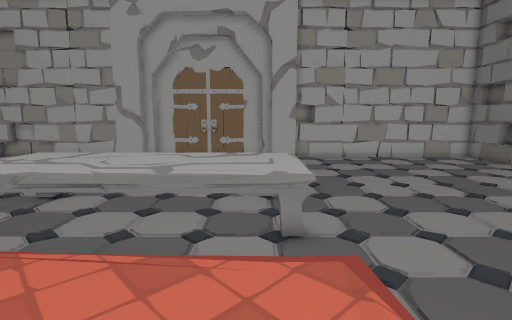
View 1 (above)

19 first-person views from a walk through a 3-D level made in the Unity game engine. The camera is 1.5 m above the floor, tilts 8° down and sees 80° across. The floor is counted in squares, 0.5 m on a side. Each view is taken from the middle of a square. On the plan, view 1 faces up. The plan holds only what a view shows up to about 20 squares ahead; the rest is blank. The player is left out.

View 2
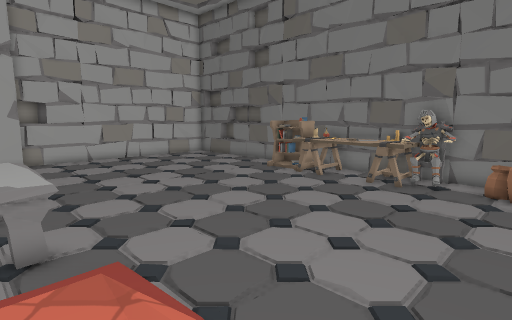

View 3
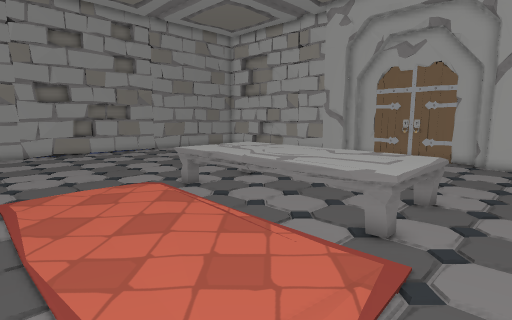

View 4
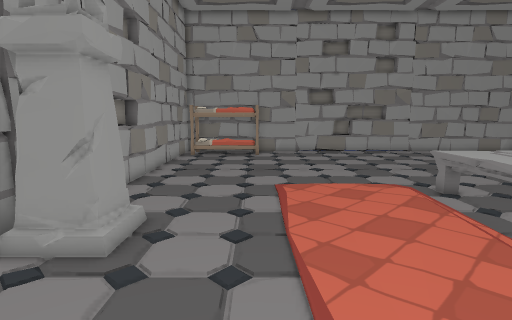

View 5
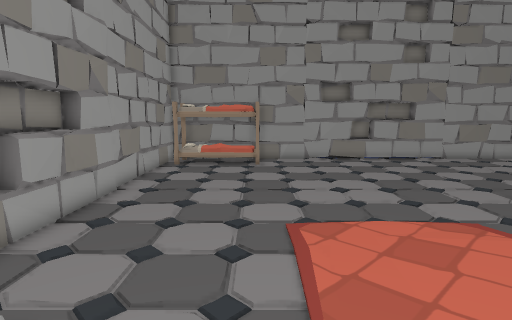

View 6
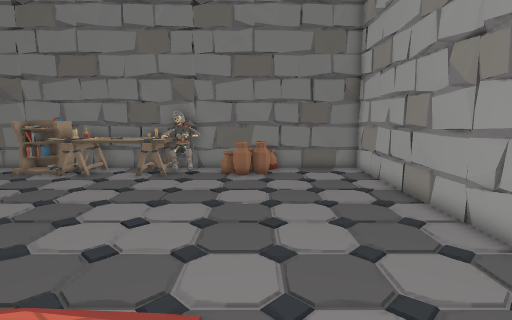

View 7
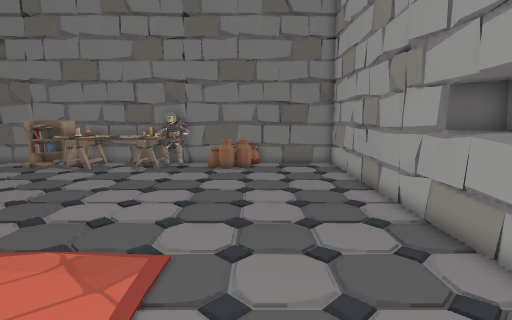

View 8
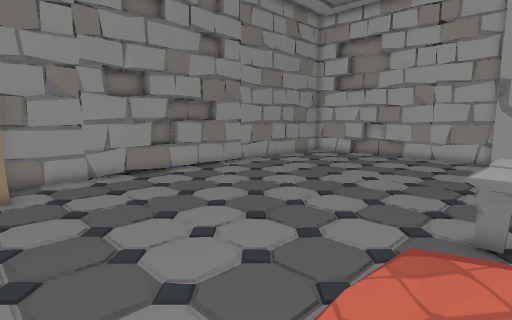

View 9
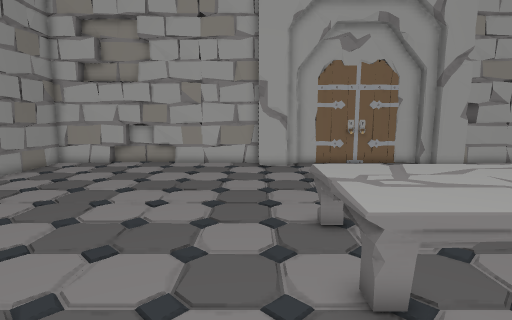

View 10
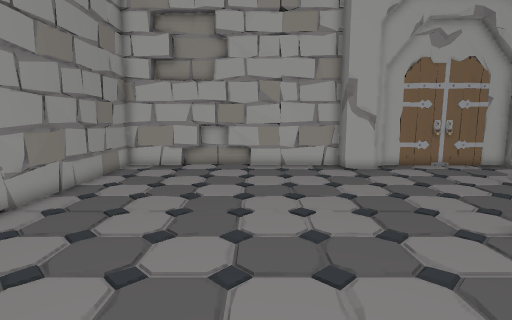

View 11
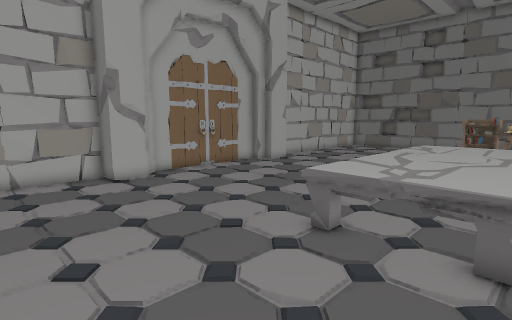

View 12
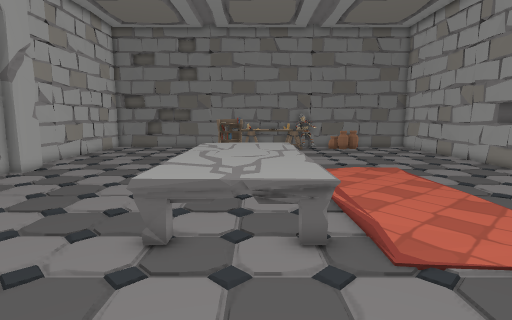

View 13
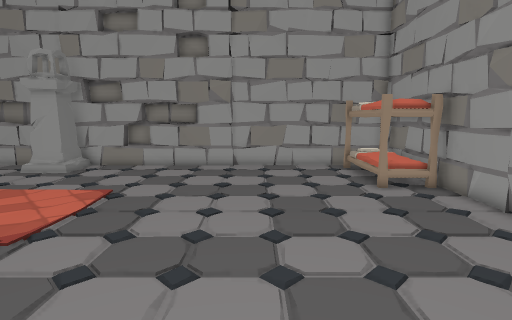

View 14
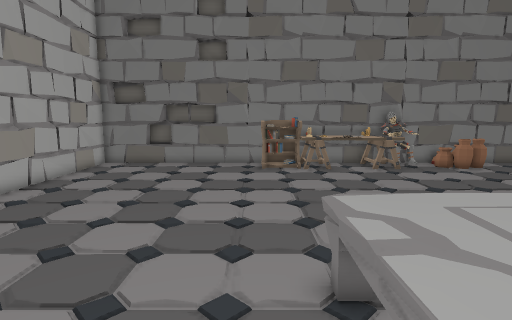

View 15
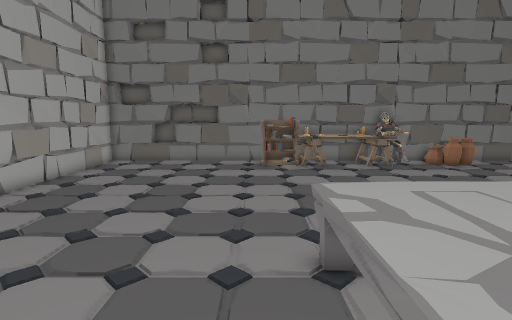

View 16
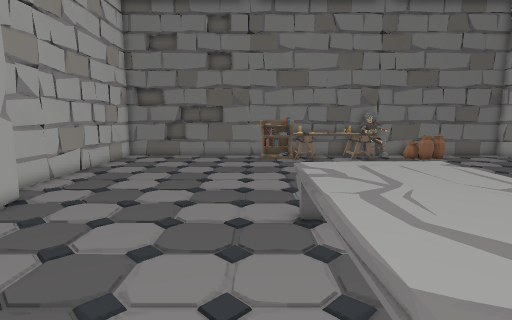

View 17
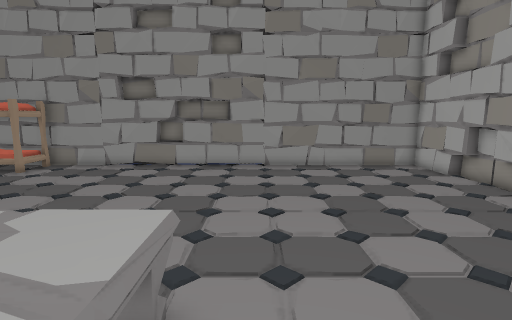

View 18
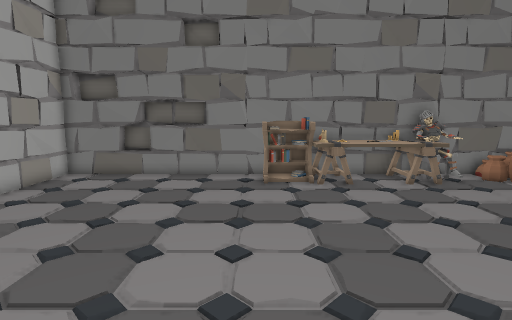

View 19
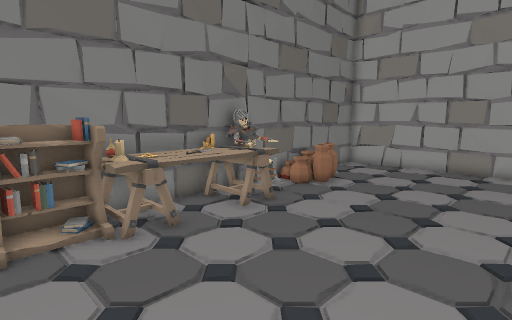

### Floor plan
Key: @ floor where view 1 was taken; # wall or solid block; . floor; = window, fence, low wall or low ledge; R rug; B bookshelf; T table; C candle; E bed; O other object.
Columns run from 23 left of view 1 to 16 right of it. Each row starts with its distance up from view 1.
 24                           ###
 23 ##############  O##########=############
 22 #............OOO........OOO............#
 21 #......................................#
 20 #......................................#
 19 #......................................#
 18 #......................................#
 17 #......................................#
 16 #......................................#
 15 #......................................#
 14 #......................................#
 13 #....................................BB#
 12 #..............OOOOOOOOOO............BB#
 11 #..............OOOOOOOOOO............BB#
 10 #..............OOOOOOOOOO...........TCO#
  9 #..............OOOOOOOOOO...........TTO#
  8 #..............OOOOOOOOOO...........TOT#
  7 #..............OOOOOOOOOO...........TOO#
  6 #.............RRRRRRRRRRRR..........TTT#
  5 #.............RRRRRRRRRRRR..........TOO#
  4 #.............RRRRRRRRRRRR...........OO#
  3 #.............RRRRRRRRRRRR............O#
  2 #.............RRRRRRRRRRRR...........OO#
  1 #.............RRRRRRRRRRRR..........OOO#
  0 #EEE...................@.............OO#
 -1 #EEE.................................OO#
 -2 #EEE...................................#
 -3 # EE...................................#
 -4 #EEE...............OO..................#
 -5 #EEE...............OO..................#
 -6 ######################=====#############
 -7                        #####

Where each view was taken, in squares from view 1:
view 1: 0 up, 0 right, facing up
view 2: 0 up, 0 right, facing up-right
view 3: 0 up, 4 right, facing up-left
view 4: 0 up, 4 right, facing left
view 5: 0 up, 1 left, facing left
view 6: 0 up, 2 left, facing right
view 7: 1 down, 4 left, facing right
view 8: 1 down, 7 left, facing up-left
view 9: 3 up, 10 left, facing up
view 10: 4 up, 15 left, facing up
view 11: 7 up, 15 left, facing up-right
view 12: 9 up, 15 left, facing right
view 13: 13 up, 15 left, facing down
view 14: 13 up, 4 left, facing right
view 15: 13 up, 5 left, facing right
view 16: 13 up, 8 left, facing right
view 17: 13 up, 4 left, facing left
view 18: 13 up, 0 right, facing right
view 19: 13 up, 6 right, facing down-right
